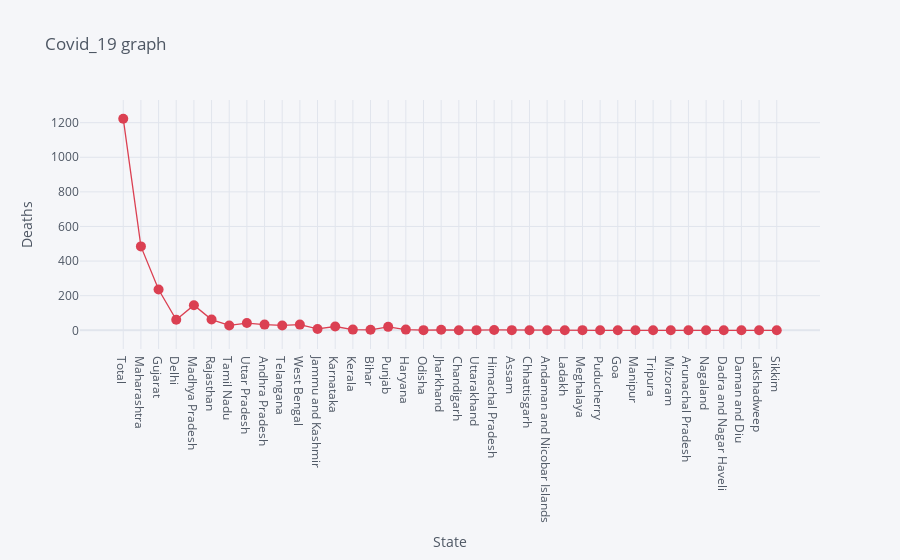

Notebook code for this chart:
### Markdown cell above
# Deceased per State

### Code cell
df.iplot(kind= 'scatter', x= 'State', y='Deaths', mode= 'markers+lines', title= 'Covid_19 graph', xTitle= 'State', yTitle= 'Deaths', color= 'red', size= 10)

### Figure 1 — Plotly figure (JSON) as saved in the notebook; plotly's stock layout.template omitted (floating-point values rounded to 4 significant figures)
{"data": [{"line": {"color": "rgba(219, 64, 82, 1.0)", "dash": "solid", "shape": "linear", "width": 1.3}, "marker": {"size": 10, "symbol": "circle"}, "mode": "markers+lines", "name": "Deaths", "text": "", "type": "scatter", "x": ["Total", "Maharashtra", "Gujarat", "Delhi", "Madhya Pradesh", "Rajasthan", "Tamil Nadu", "Uttar Pradesh", "Andhra Pradesh", "Telangana", "West Bengal", "Jammu and Kashmir", "Karnataka", "Kerala", "Bihar", "Punjab", "Haryana", "Odisha", "Jharkhand", "Chandigarh", "Uttarakhand", "Himachal Pradesh", "Assam", "Chhattisgarh", "Andaman and Nicobar Islands", "Ladakh", "Meghalaya", "Puducherry", "Goa", "Manipur", "Tripura", "Mizoram", "Arunachal Pradesh", "Nagaland", "Dadra and Nagar Haveli", "Daman and Diu", "Lakshadweep", "Sikkim"], "y": [1223, 485, 236, 61, 145, 62, 28, 42, 33, 28, 33, 8, 22, 4, 3, 20, 4, 1, 3, 0, 1, 2, 1, 0, 0, 0, 1, 0, 0, 0, 0, 0, 0, 0, 0, 0, 0, 0]}], "layout": {"legend": {"bgcolor": "#F5F6F9", "font": {"color": "#4D5663"}}, "paper_bgcolor": "#F5F6F9", "plot_bgcolor": "#F5F6F9", "title": {"font": {"color": "#4D5663"}, "text": "Covid_19 graph"}, "xaxis": {"gridcolor": "#E1E5ED", "showgrid": true, "tickfont": {"color": "#4D5663"}, "title": {"font": {"color": "#4D5663"}, "text": "State"}, "zerolinecolor": "#E1E5ED"}, "yaxis": {"gridcolor": "#E1E5ED", "showgrid": true, "tickfont": {"color": "#4D5663"}, "title": {"font": {"color": "#4D5663"}, "text": "Deaths"}, "zerolinecolor": "#E1E5ED"}}}
